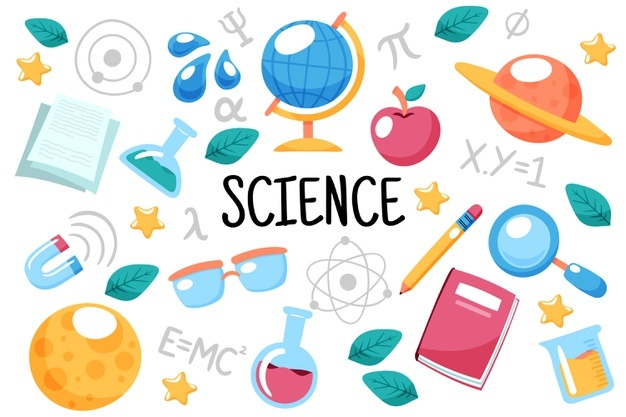
#> input picture python/science.jpg, 626 x 417 px
$ jupyter execute --allow-errors google_drive.ipynb   (shell and % lines are left out)
#> lines starting #> are read from the running program, lines starting #| are printed output that depends on the picture
[cell 1]
import numpy as np
from PIL import Image
import cv2
from google.colab import drive
import matplotlib.pyplot as plt

import math
import time

#> (the rest of this cell did not finish here and is left out)

[cell 2]
import matplotlib.pyplot as plt
img = cv2.imread('science.jpg')
#> img is the input picture: shape (417, 626, 3); mean B, G, R 221, 225.2, 225

img = cv2.cvtColor(img, cv2.COLOR_RGB2BGR)
plt.imshow(img)

[cell 3]
m = np.array([
              [2,0.,626//2.],
              [0.,2,417//2.],
              [0, -9.08406008e-04,1.]
              ])
# m = np.array([[-2.76356589e-01,  0.00000000e+00,  3.65000000e+02],
#  [-3.46899225e-01,  3.33333333e-01,  2.13333333e+02],
#  [-1.08406008e-02,  0.00000000e+00,  1.00000000e+00]])

img_p = cv2.warpPerspective(img, m, (2000, 1500))
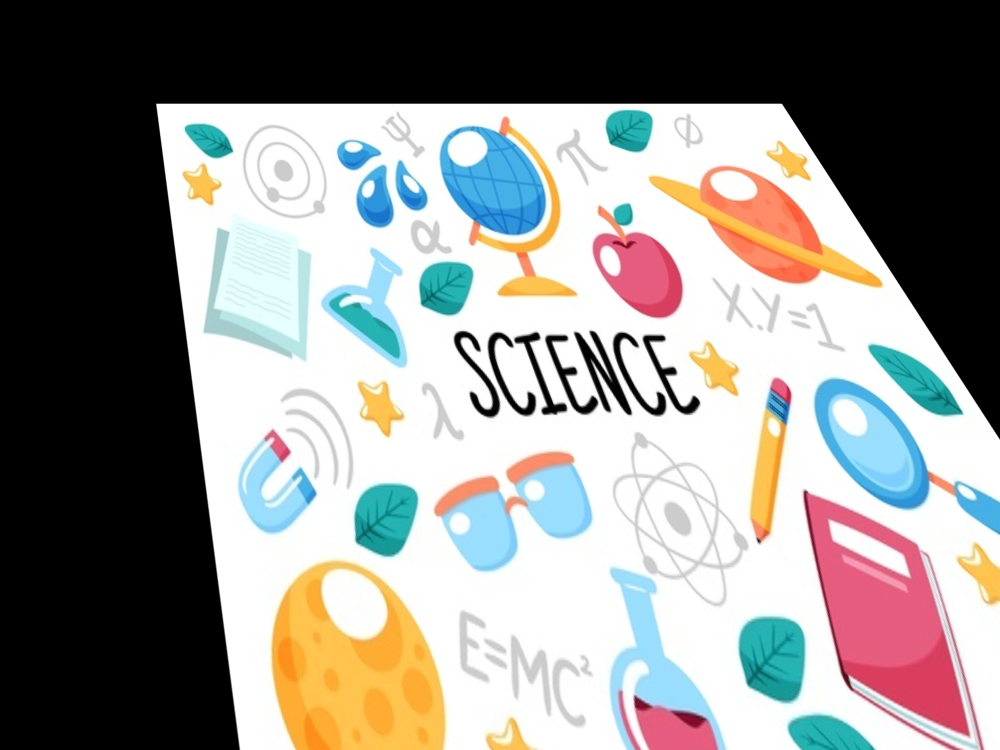
#> img_p: shape (1500, 2000, 3) (shown at 1/2 size); mean R, G, B 143.9, 142.5, 139.5
plt.imshow(img_p)

[cell 4]
img.shape[1]
#> Out = 626

[cell 5]
import plotly.express as px

x=(0,1,1,0)
y=(0,0,1,1)
z=(0,0,0,0)

x=range(0,10,1)
y=range(0,10,1)
z=range(0,10,1)

#x,y,z = zip(x,y,z)

fig = px.scatter_3d(x=x, y=y, z=z)
fig.show()

[cell 6]
from pytransform3d.rotations import plot_basis
plot_basis()
#> (this line was passed over: pytransform3d is not available in this run)

$ run again, with python/Elevator controller.png saved as python/science.jpg
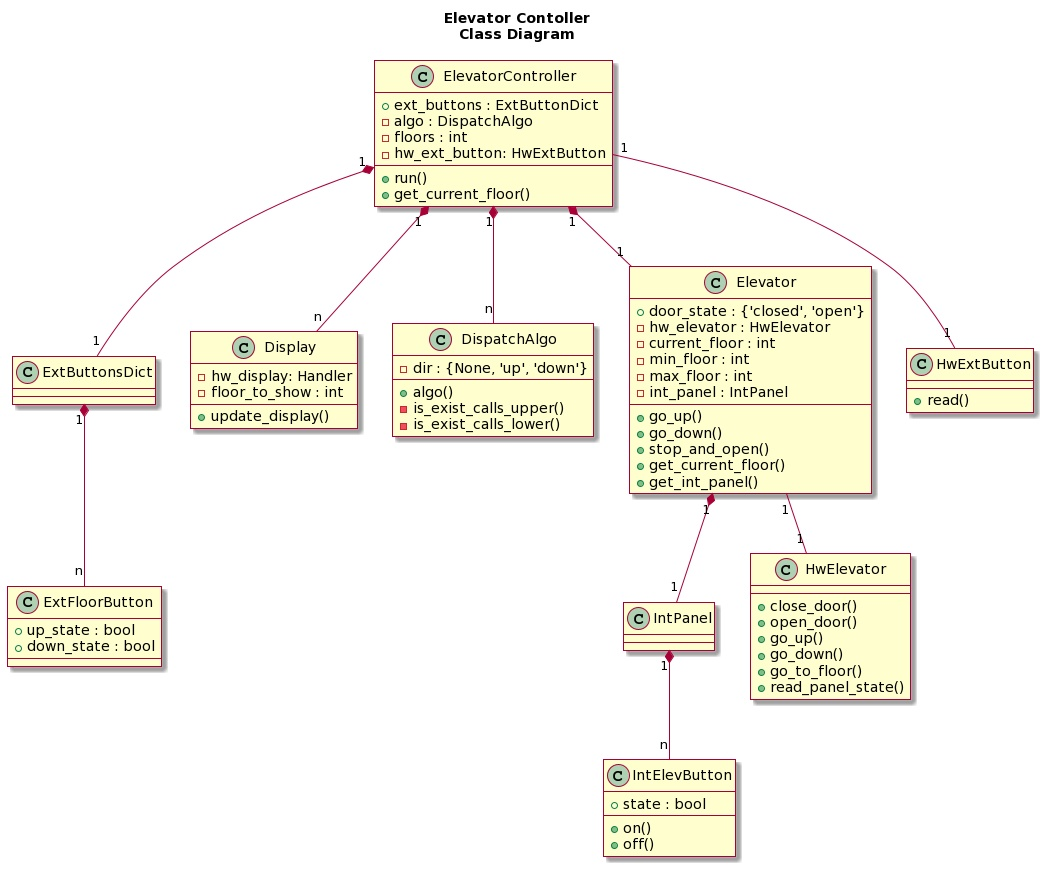
#> input picture python/Elevator controller.png, 1046 x 869 px
#> img is the input picture: shape (869, 1046, 3); mean B, G, R 237.3, 245.6, 246.9
#> `img_p = cv2.warpPerspective(img, m, (2000, 1500))`:
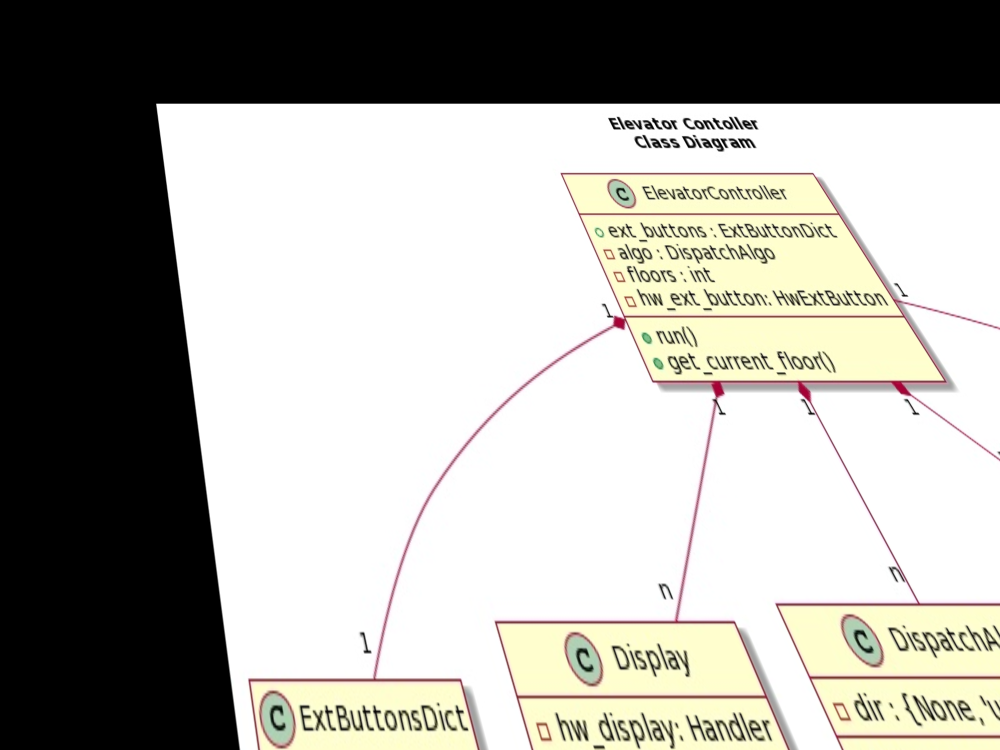
#> img_p: shape (1500, 2000, 3) (shown at 1/2 size); mean R, G, B 169.6, 168.3, 161.7
